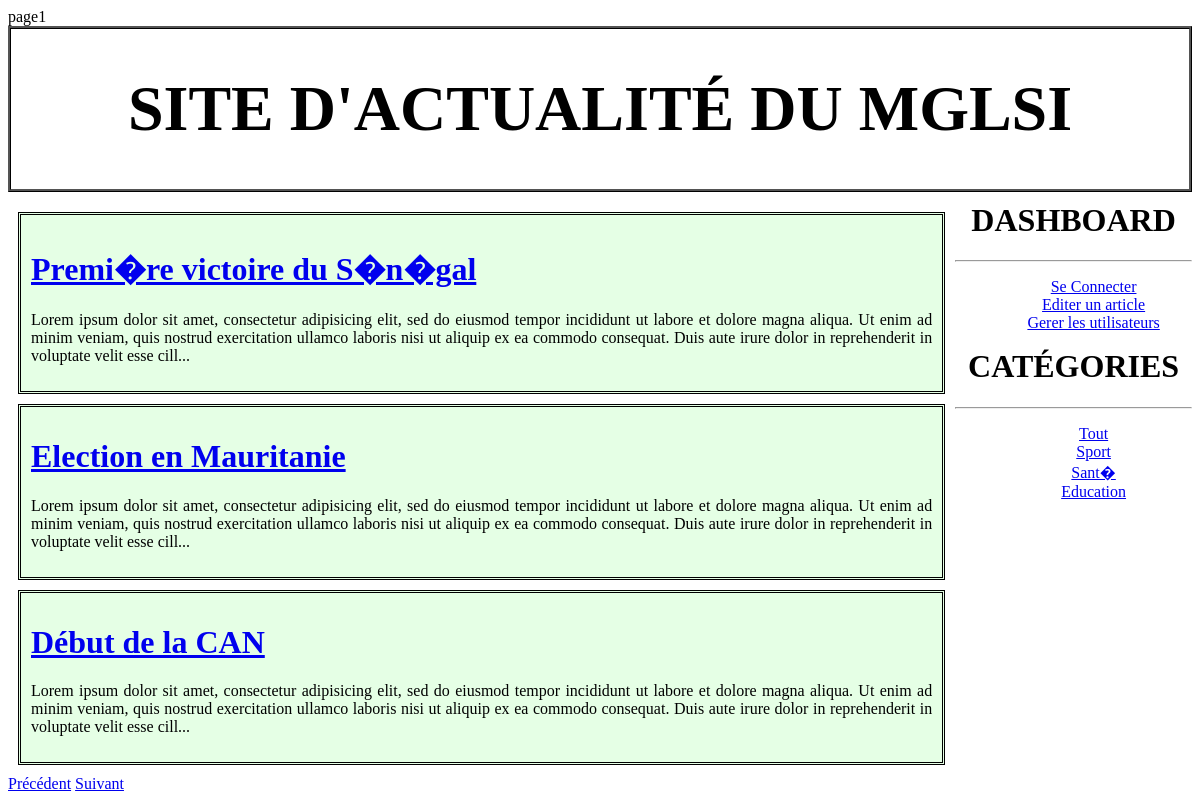
The page /articles on the database its author committed.
### tables this page shows
CREATE TABLE Article(
	id int primary key auto_increment,
	titre varchar(255),
	contenu text,
	dateCreation datetime DEFAULT NOW(),
	dateModification datetime DEFAULT NOW(),
	categorie int
);

CREATE TABLE Categorie(
	id int primary key auto_increment,
	libelle varchar(20)
);

### Model/model.php (called while the page is built, shortened)
<?php
	function getList($bdd, $page, $table='Article')
	{
		$offset = ($page-1)*3;
		$reponse = $bdd->query('SELECT * FROM '.$table. ' ORDER BY id LIMIT 3 OFFSET '.$offset);
		$articles = $reponse->fetchAll(PDO::FETCH_OBJ);
		return $articles;
	}
?>

### Vue/listArticles.php (the view, shortened to what this page needs)
<!DOCTYPE html>
<html>
<head>
	<link rel="stylesheet" type="text/css" href="vue/design/style.css">
</head>
<body>
<div id="entete">
			<h1>Site d'actualité du MGLSI</h1>
		</div>
	<div id="contenu">
		<?php
			if (isset($_SESSION['articles']))
			{
				$articles=$_SESSION['articles'];
				foreach ($articles as $article)
				{?>
					<div class="article">
						<h1><a href="/projetNews/articles-<?= $article->id ?>"><?= $article->titre ?></a></h1>
						<p><?= substr($article->contenu, 0, 300) . '...' ?></p>
					</div><?php
				}
			}
			else
			{
				echo "Aucun article trouvé";
			}
		?>
		<a href="/projetNews/articles?page=<?= $page = 1 ?>">Précédent</a>
		<a href="/projetNews/articles?page=<?= $page = 2 ?>">Suivant</a>
	</div>
	<?php
		if (isset($_SESSION['articles']))
		{
			$categories = $_SESSION['categories']; ?>
			<div id="menu">
				<h1>Dashboard</h1><hr style="width=20%;">
				<ul>
					<li><a href="/projetNews/login">Se Connecter</a></li>
					<li><a href="/projetNews/editer">Editer un article</a></li>
					<li><a href="/projetNews/admin">Gerer les utilisateurs</a></li>
				</ul>
				<h1>Catégories</h1><hr style="width=20%;">
				<ul>
					<li><a href="/projetNews/articles">Tout</a></li>
					<?php foreach ($categories as $categorie): ?>
					<li><a href="/projetNews/categorie-<?= $categorie->id ?>"><?= $categorie->libelle ?></a></li>
					<?php endforeach ?>
				</ul>
			</div>
		<?php
		}
	?>
</body>
</html>

### Controller/controleur.php (shortened to what this page needs)
<?php
	if (isset($_REQUEST['action'])) {
		$action = $_GET['action'];
        $bdd = dbConnect();
		switch ($action) {
            case 'listArticles':
                if (isset($_GET['page'])) {
                    $page = $_GET['page'];
                }else{
                    $page = 1;
                }
                if ($bdd != null)
                {
                    echo "page".$page;
                    $_SESSION['articles'] = getList($bdd, $page);
                    $_SESSION['categories'] = getList($bdd, $page, 'Categorie');
				    include("../Vue/listArticles.php");
                }
				break;
		}
	}else{
        header("location:".INDEX);
    }
 ?>

### Vue/design/style.css (style rules this page uses)
#entete { font-size: 2em; text-align: center; font-family: "AGENCY FB"; text-transform: uppercase; border: 3px ridge black; margin-bottom: 10px; }
#contenu { float: left; width: 80%; text-align: justify; }
#menu { margin-left: 80%; text-align: center; }
#menu li { list-style-type: none; }
#menu h1 { margin-top: 0px; padding-top: 0px; font-family: "AGENCY FB"; text-transform: uppercase; }
.article { margin: 10px; padding: 10px; border:3px double black; background-color: rgba(0, 255, 0, 0.1); }

### rows shown on the page
article: titre "Premi�re victoire du S�n�gal", contenu "Lorem ipsum dolor sit amet, consectetur adipisicing elit, sed do eiusmod tempor incididunt ut labore et dolore magna aliqua. Ut enim ad minim veniam, quis nostrud exercitation ullamco laboris nisi ut aliquip ex ea commodo consequat. Duis aute irure dolor in reprehenderit in voluptate velit esse cill"
article: titre "Election en Mauritanie", contenu "Lorem ipsum dolor sit amet, consectetur adipisicing elit, sed do eiusmod tempor incididunt ut labore et dolore magna aliqua. Ut enim ad minim veniam, quis nostrud exercitation ullamco laboris nisi ut aliquip ex ea commodo consequat. Duis aute irure dolor in reprehenderit in voluptate velit esse cill"
article: titre "Début de la CAN", contenu "Lorem ipsum dolor sit amet, consectetur adipisicing elit, sed do eiusmod tempor incididunt ut labore et dolore magna aliqua. Ut enim ad minim veniam, quis nostrud exercitation ullamco laboris nisi ut aliquip ex ea commodo consequat. Duis aute irure dolor in reprehenderit in voluptate velit esse cill"
categorie: libelle "Sport"
categorie: libelle "Sant�"
categorie: libelle "Education"

### other values the page prints
$page "1"
